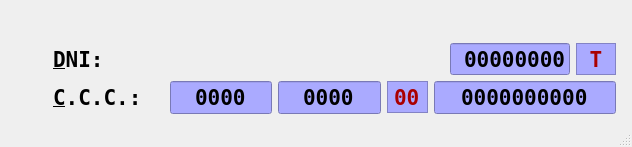
<?xml version="1.0" encoding="UTF-8"?>
<ui version="4.0">
 <class>MainWindow</class>
 <widget class="QMainWindow" name="MainWindow">
  <property name="geometry">
   <rect>
    <x>0</x>
    <y>0</y>
    <width>632</width>
    <height>147</height>
   </rect>
  </property>
  <property name="windowTitle">
   <string>DNI - CCC</string>
  </property>
  <property name="autoFillBackground">
   <bool>false</bool>
  </property>
  <widget class="QWidget" name="centralWidget">
   <property name="enabled">
    <bool>true</bool>
   </property>
   <property name="font">
    <font>
     <family>DejaVu Sans Mono</family>
     <pointsize>16</pointsize>
     <weight>75</weight>
     <bold>true</bold>
    </font>
   </property>
   <widget class="QWidget" name="">
    <property name="geometry">
     <rect>
      <x>42</x>
      <y>32</y>
      <width>585</width>
      <height>92</height>
     </rect>
    </property>
    <layout class="QHBoxLayout" name="horizontalLayout_3">
     <item>
      <layout class="QVBoxLayout" name="verticalLayout">
       <item>
        <widget class="QLabel" name="label">
         <property name="text">
          <string>&amp;DNI:</string>
         </property>
         <property name="buddy">
          <cstring>dni</cstring>
         </property>
        </widget>
       </item>
       <item>
        <widget class="QLabel" name="label_2">
         <property name="text">
          <string>&amp;C.C.C.:</string>
         </property>
         <property name="buddy">
          <cstring>entidad</cstring>
         </property>
        </widget>
       </item>
      </layout>
     </item>
     <item>
      <layout class="QVBoxLayout" name="verticalLayout_2">
       <item>
        <layout class="QHBoxLayout" name="horizontalLayout">
         <item>
          <spacer name="horizontalSpacer">
           <property name="orientation">
            <enum>Qt::Horizontal</enum>
           </property>
           <property name="sizeHint" stdset="0">
            <size>
             <width>40</width>
             <height>20</height>
            </size>
           </property>
          </spacer>
         </item>
         <item>
          <widget class="QLineEdit" name="dni">
           <property name="sizePolicy">
            <sizepolicy hsizetype="Minimum" vsizetype="Fixed">
             <horstretch>0</horstretch>
             <verstretch>0</verstretch>
            </sizepolicy>
           </property>
           <property name="minimumSize">
            <size>
             <width>0</width>
             <height>0</height>
            </size>
           </property>
           <property name="maximumSize">
            <size>
             <width>120</width>
             <height>16777215</height>
            </size>
           </property>
           <property name="font">
            <font>
             <family>DejaVu Sans Mono</family>
             <pointsize>16</pointsize>
             <weight>75</weight>
             <bold>true</bold>
            </font>
           </property>
           <property name="toolTip">
            <string/>
           </property>
           <property name="statusTip">
            <string/>
           </property>
           <property name="styleSheet">
            <string notr="true">background-color: rgb(170, 170, 255);
border-color: rgb(0, 0, 127);</string>
           </property>
           <property name="inputMethodHints">
            <set>Qt::ImhDigitsOnly</set>
           </property>
           <property name="inputMask">
            <string notr="true">09999999</string>
           </property>
           <property name="text">
            <string>00000000</string>
           </property>
           <property name="maxLength">
            <number>8</number>
           </property>
           <property name="cursorPosition">
            <number>0</number>
           </property>
           <property name="alignment">
            <set>Qt::AlignRight|Qt::AlignTrailing|Qt::AlignVCenter</set>
           </property>
          </widget>
         </item>
         <item>
          <widget class="QLabel" name="letra">
           <property name="minimumSize">
            <size>
             <width>40</width>
             <height>0</height>
            </size>
           </property>
           <property name="maximumSize">
            <size>
             <width>16777215</width>
             <height>33</height>
            </size>
           </property>
           <property name="font">
            <font>
             <family>DejaVu Sans Mono</family>
             <pointsize>16</pointsize>
             <weight>75</weight>
             <bold>true</bold>
            </font>
           </property>
           <property name="styleSheet">
            <string notr="true">background-color: rgb(170, 170, 255);
border-color: rgb(0, 0, 127);
color: rgb(170, 0, 0);</string>
           </property>
           <property name="frameShape">
            <enum>QFrame::StyledPanel</enum>
           </property>
           <property name="frameShadow">
            <enum>QFrame::Sunken</enum>
           </property>
           <property name="text">
            <string>T</string>
           </property>
           <property name="alignment">
            <set>Qt::AlignCenter</set>
           </property>
          </widget>
         </item>
        </layout>
       </item>
       <item>
        <layout class="QHBoxLayout" name="horizontalLayout_2">
         <item>
          <spacer name="horizontalSpacer_2">
           <property name="orientation">
            <enum>Qt::Horizontal</enum>
           </property>
           <property name="sizeHint" stdset="0">
            <size>
             <width>40</width>
             <height>20</height>
            </size>
           </property>
          </spacer>
         </item>
         <item>
          <widget class="QLineEdit" name="entidad">
           <property name="minimumSize">
            <size>
             <width>0</width>
             <height>33</height>
            </size>
           </property>
           <property name="maximumSize">
            <size>
             <width>120</width>
             <height>16777215</height>
            </size>
           </property>
           <property name="font">
            <font>
             <family>DejaVu Sans Mono</family>
             <pointsize>16</pointsize>
             <weight>75</weight>
             <bold>true</bold>
            </font>
           </property>
           <property name="styleSheet">
            <string notr="true">background-color: rgb(170, 170, 255);
border-color: rgb(0, 0, 127);</string>
           </property>
           <property name="inputMethodHints">
            <set>Qt::ImhDigitsOnly</set>
           </property>
           <property name="inputMask">
            <string>9999</string>
           </property>
           <property name="text">
            <string>0000</string>
           </property>
           <property name="alignment">
            <set>Qt::AlignCenter</set>
           </property>
          </widget>
         </item>
         <item>
          <widget class="QLineEdit" name="oficina">
           <property name="minimumSize">
            <size>
             <width>0</width>
             <height>33</height>
            </size>
           </property>
           <property name="maximumSize">
            <size>
             <width>120</width>
             <height>16777215</height>
            </size>
           </property>
           <property name="font">
            <font>
             <family>DejaVu Sans Mono</family>
             <pointsize>16</pointsize>
             <weight>75</weight>
             <bold>true</bold>
            </font>
           </property>
           <property name="styleSheet">
            <string notr="true">background-color: rgb(170, 170, 255);
border-color: rgb(0, 0, 127);</string>
           </property>
           <property name="inputMethodHints">
            <set>Qt::ImhDigitsOnly</set>
           </property>
           <property name="inputMask">
            <string>9999</string>
           </property>
           <property name="text">
            <string>0000</string>
           </property>
           <property name="alignment">
            <set>Qt::AlignCenter</set>
           </property>
          </widget>
         </item>
         <item>
          <widget class="QLabel" name="dc">
           <property name="maximumSize">
            <size>
             <width>60</width>
             <height>16777215</height>
            </size>
           </property>
           <property name="font">
            <font>
             <family>DejaVu Sans Mono</family>
             <pointsize>16</pointsize>
             <weight>75</weight>
             <bold>true</bold>
            </font>
           </property>
           <property name="styleSheet">
            <string notr="true">background-color: rgb(170, 170, 255);
border-color: rgb(0, 0, 127);
color: rgb(170, 0, 0);</string>
           </property>
           <property name="frameShape">
            <enum>QFrame::StyledPanel</enum>
           </property>
           <property name="frameShadow">
            <enum>QFrame::Sunken</enum>
           </property>
           <property name="lineWidth">
            <number>1</number>
           </property>
           <property name="midLineWidth">
            <number>0</number>
           </property>
           <property name="text">
            <string>00</string>
           </property>
          </widget>
         </item>
         <item>
          <widget class="QLineEdit" name="cuenta">
           <property name="enabled">
            <bool>true</bool>
           </property>
           <property name="minimumSize">
            <size>
             <width>0</width>
             <height>33</height>
            </size>
           </property>
           <property name="maximumSize">
            <size>
             <width>200</width>
             <height>16777215</height>
            </size>
           </property>
           <property name="styleSheet">
            <string notr="true">background-color: rgb(170, 170, 255);
border-color: rgb(0, 0, 127);</string>
           </property>
           <property name="inputMask">
            <string>9999999999</string>
           </property>
           <property name="text">
            <string>0000000000</string>
           </property>
           <property name="alignment">
            <set>Qt::AlignCenter</set>
           </property>
          </widget>
         </item>
        </layout>
       </item>
      </layout>
     </item>
    </layout>
   </widget>
  </widget>
  <widget class="QStatusBar" name="statusBar"/>
 </widget>
 <layoutdefault spacing="6" margin="11"/>
 <resources/>
 <connections/>
</ui>
